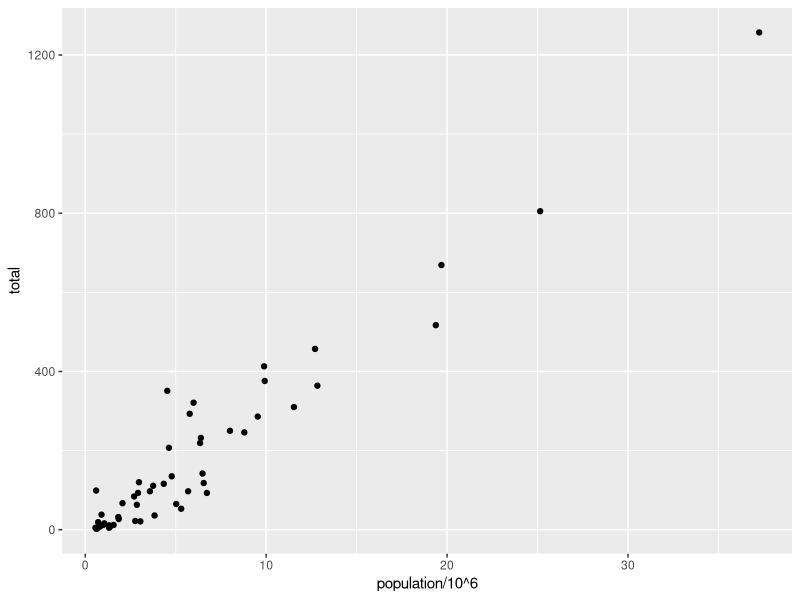
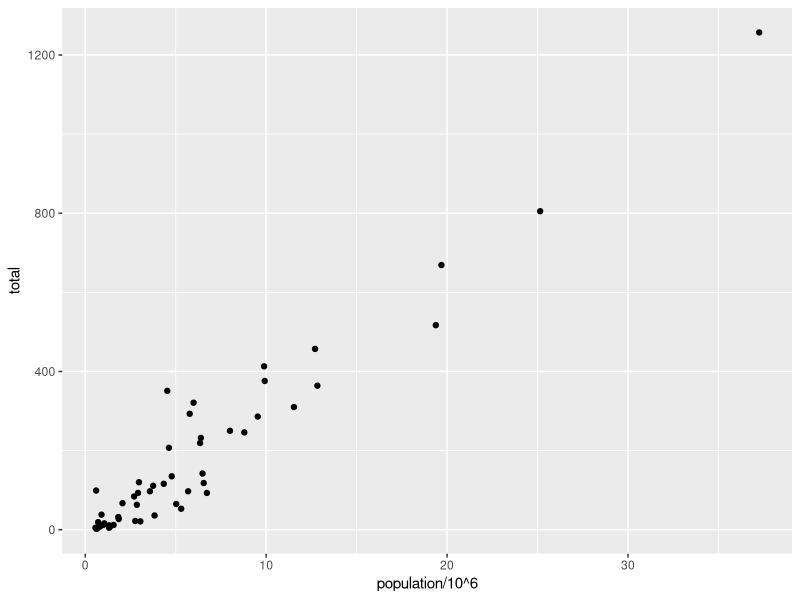
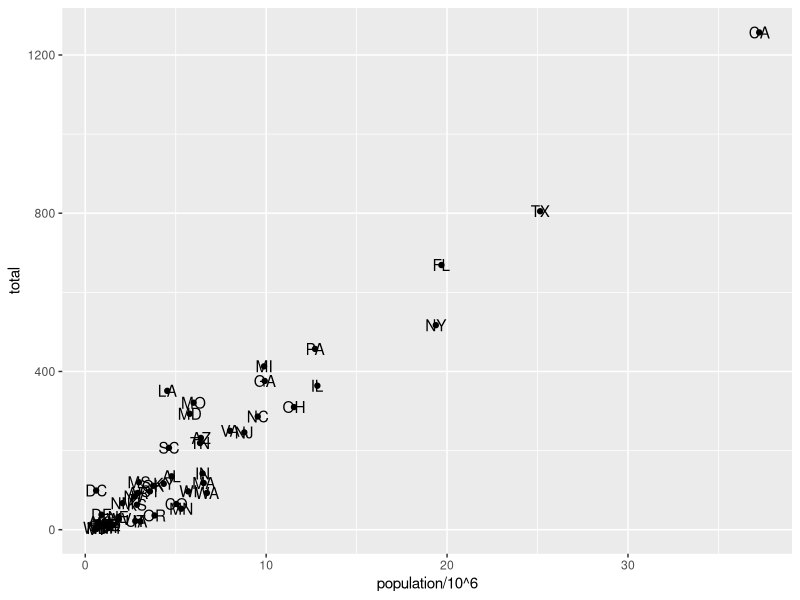
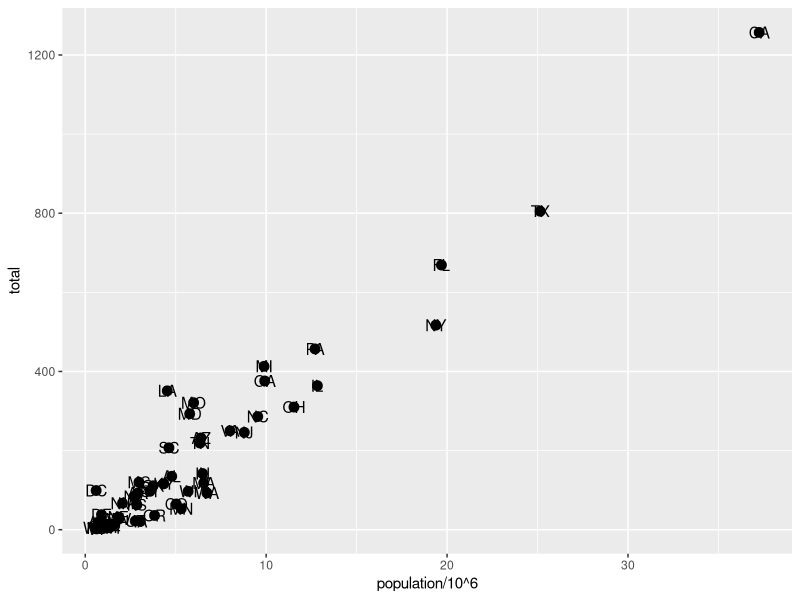
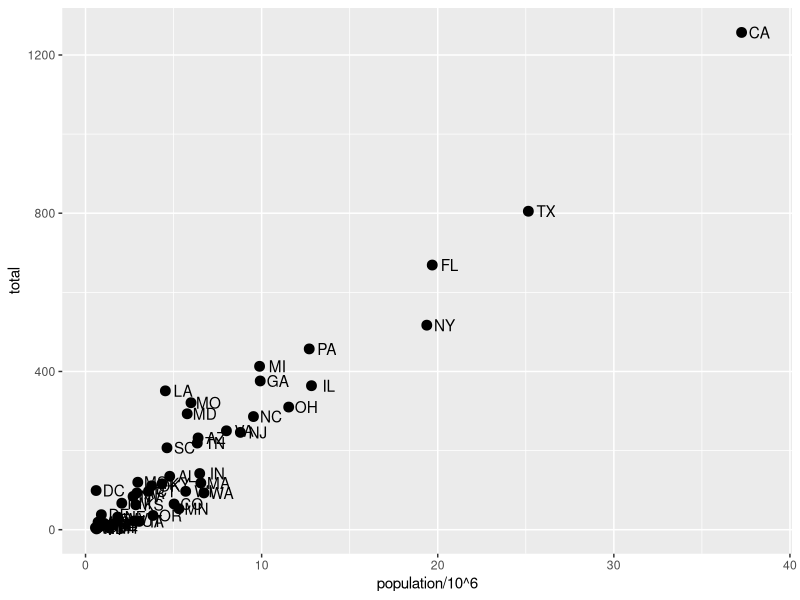
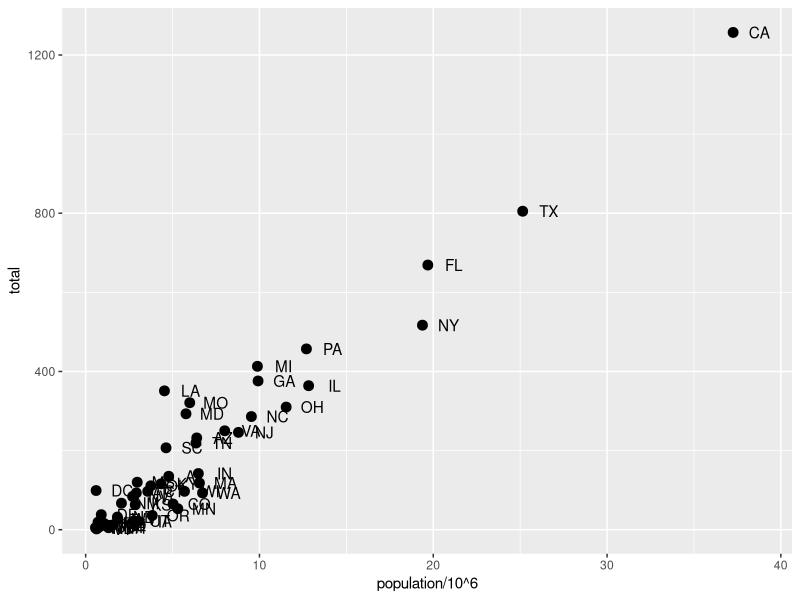

Recreate these plots in R, in order.
library(tidyverse)
library(dslabs)
data(murders)

murders %>% ggplot() +
  geom_point(aes(x = population/10^6, y = total))

# add points layer to predefined ggplot object
p <- ggplot(data = murders)
p + geom_point(aes(population/10^6, total))

# add text layer to scatterplot
p + geom_point(aes(population/10^6, total)) +
  geom_text(aes(population/10^6, total, label = abb))

# change the size of the points
p + geom_point(aes(population/10^6, total), size = 3) +
  geom_text(aes(population/10^6, total, label = abb))

# move text labels slightly to the right
p + geom_point(aes(population/10^6, total), size = 3) +
  geom_text(aes(population/10^6, total, label = abb), nudge_x = 1)

# simplify code by adding global aesthetic
p <- murders %>% ggplot(aes(population/10^6, total, label = abb))
p + geom_point(size = 3) +
  geom_text(nudge_x = 1.5)

# local aesthetics override global aesthetics
#p + geom_point(size = 3) +
#  geom_text(aes(x = 10, y = 800, label = "Hello there!"))
